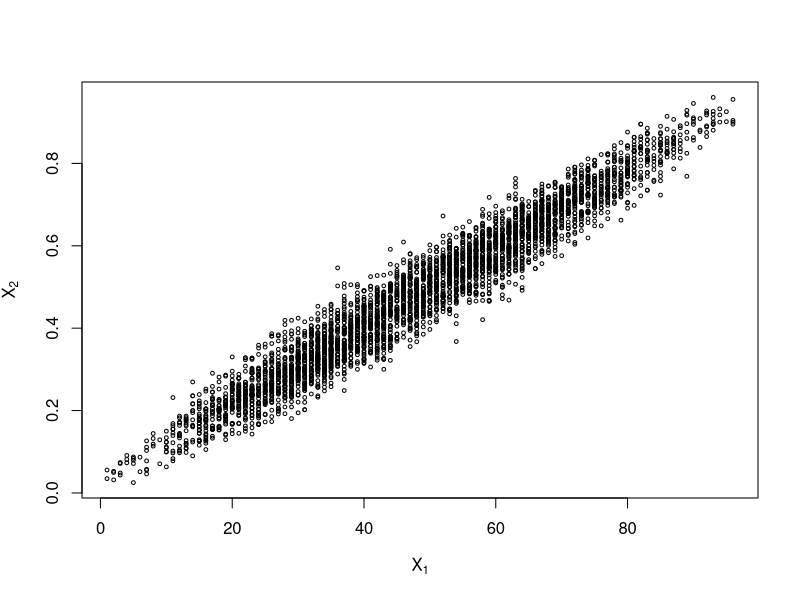

The R script that drew this image:
## ---- chunk 1
knitr::opts_chunk$set(echo = TRUE)
## ---- chunk 2
u<-list(1,2,3,4)
x<-unlist(u)
y<-as.vector(u)
x
y
## ---- chunk 3
test=matrix(data=NA,nrow = 0,ncol = 3)
test=as.data.frame(test)
colnames(test)=c("col1","col2","col3")
test

test2<-matrix(data = NA,nrow=3,ncol = 0)
test2<-as.data.frame(test2)
rownames(test2)=c("row1","row2","row3")
test2
## ---- chunk 4

scale01 <- function(x) {
  rng <- range(x, na.rm = TRUE)
  (x - rng[1]) / (rng[2] - rng[1])
}
d <- data.frame(
     name=c("李明", "张聪", "王建"), 
     age=c(30, 35, 28), 
     height=c(180, 162, 175),
     stringsAsFactors=FALSE)

lapply(d[lapply(d,is.numeric)==TRUE],scale01)

## ---- chunk 5
#对于数据框
d1<-data.frame(1:5,1:5)
vapply(d1,sd,numeric(1))

#针对混合数据框

d <- data.frame(
     name=c("李明", "张聪", "王建"), 
     age=c(30, 35, 28), 
     height=c(180, 162, 175),
     stringsAsFactors=FALSE)
vapply(d[lapply(d,is.numeric)==TRUE],sd,numeric(1))


## ---- chunk 6
N<-5000
burn<-1000
X<-matrix(0,N,2)
a<-b<-3;n<-100#固定a=3,b=3,n=100


X[1,]<-c(1,0.5)
for (i in 2:N) {
  x2<-X[i-1,2]
  X[i,1]<-rbinom(1,n,x2)
  x1<-X[i,1]
  X[i,2]<-rbeta(1,x1+a,n-x1+b)
}

b<-burn+1
x<-X[b:N,]



plot(x,main = "",cex=.5,xlab = bquote(X[1]),
     ylab = bquote(X[2]),ylim = range(x[,2]))

